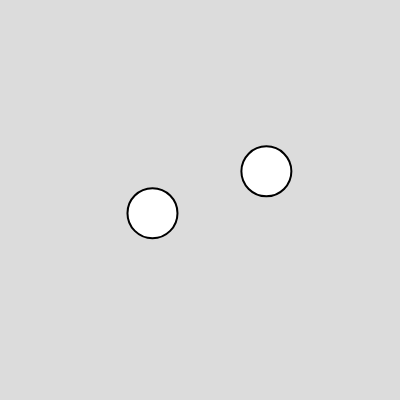
Frame 1 (no input)
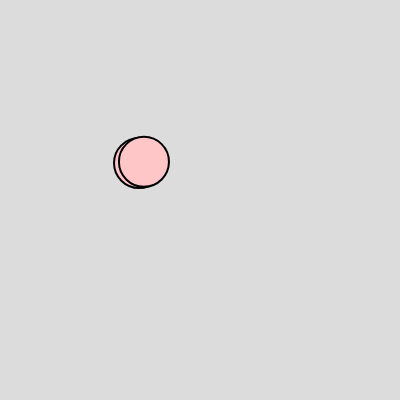
Frame 60 (no input)
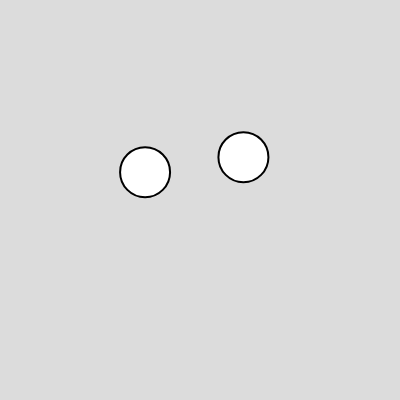
Frame 120 (the mouse pressed at the canvas centre since frame 60)

The p5.js sketch that drew these frames (run headless with seeded random() and noise() and a simulated clock; from frame 60 on, the mouse is pressed at the canvas centre):

// p5.js sketch
// ── sketch.js
let circle1;
let circle2;
let xoff1 = 0.01;
let yoff1 = 0.4;
let xoff2 = 0.9;
let yoff2 = 4.5;
const diameter = 50;

function setup() {
  createCanvas(400, 400);
}

function draw() {
  background(220);
  fill(255);
  stroke(0);
  strokeWeight(2);
  xoff1 = xoff1 + 0.01;
  yoff1 = yoff1 + 0.01;
  xoff2 = xoff2 + 0.01;
  yoff2 = yoff2 + 0.01;
  let x1 = noise(xoff1) * width;
  let y1 = noise(yoff1) * height;
  let x2 = noise(xoff2) * width;
  let y2 = noise(yoff2) * height;
  let circleDistance = dist(x1, y1, x2, y2);
  if (circleDistance >= diameter) {
    fill(255);
  } else {
    fill(255, 198, 200);
  }
  circle(x1, y1, diameter);
  circle(x2, y2, diameter);
}
